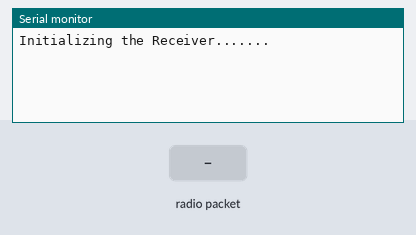
A sketch run on a simulated Arduino Uno, built with avr-gcc and run on an emulated ATmega328P. Shown: the last lines printed to the serial monitor. The inputs (shaded band) are chosen by the test bench. No radio packets arrive unless stated.

Above: at 2.2 s.
2.3 s: radio packet "1" arrives
At 2.9 s:
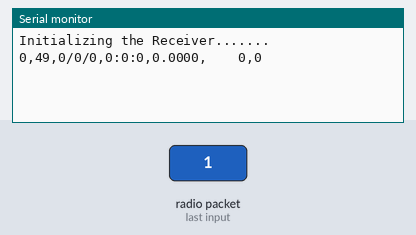
3.8 s: radio packet "0" arrives
At 5.0 s:
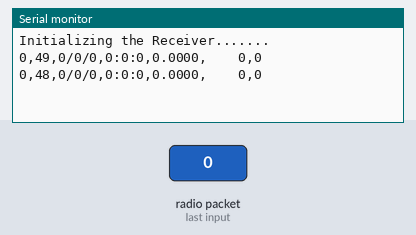
5.3 s: radio packet "2" arrives
At 6.4 s:
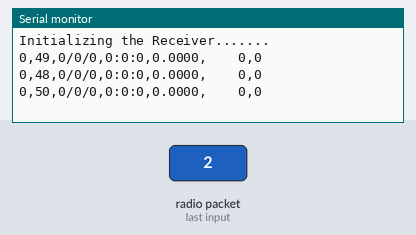

Measured:
- after the input at 2.3 s, the serial monitor: prints a new line at once (image 1)
- after the input at 3.8 s, the serial monitor: prints a new line at once (image 2)
- after the input at 5.3 s, the serial monitor: prints a new line at once (image 3)

The sketch:

NRF_RECEIVER_FFT.ino
```cpp
#include <SPI.h>             /* to handle the communication interface with the modem*/
#include <nRF24L01.h>        /* to handle this particular modem driver*/
#include <RF24.h>            /* the library which helps us to control the radio modem*/
#define led_pin 3            /* Connect LED anode to D3 (PWM pin) */

RF24 radio(9, 10);           /* Creating instance 'radio'  ( CE , CSN )   CE -> D7 | CSN -> D8 */
const byte Address[6] = "00009"; /* Address from which data to be received */


uint32_t incoming = 0;
int commaIndexes[4] = {0, 0, 0, 0};
int index = 0;
String ax = "     ", ay = "     ", az = "    ";
String accelerationString;
uint32_t iteration = 0;
uint32_t t = 0;
String payload = "                         ";
uint32_t itr[30] = {0, 0, 0, 0, 0, 0, 0, 0, 0, 0, 0, 0,
                    0, 0, 0, 0, 0, 0, 0, 0, 0, 0, 0, 0,
                    0, 0, 0, 0, 0, 0
                   };
int32_t x = 0, y = 0, z = 0;
int32_t frequency = 0, amplitude = 0;
float DCxyz = 0;
int nodeID = 0;
int yr = 0;

void setup() {
  // put your setup code here, to run once:
  Serial.begin(115200);            /*Setting baudrate of Serial Port to 9600*/
  radio.begin();                   /* Activate the modem*/
  radio.stopListening();
  radio.setDataRate(RF24_250KBPS);
  radio.setChannel(90);
  radio.openReadingPipe(1, 0x7878787878LL); /* Sets the address of receiver from which program will receive the data*/
  Serial.print("Initializing the Receiver.......");
  Serial.println();
  delay(1000);
}

void loop() {
  // put your main code here, to run repeatedly:

  incoming = 0;
  t = millis();

  radio.startListening();          /*Setting modem in Receiver mode*/
  if (radio.available())
  {
    while ((millis() - t) <= 4000) {
      while (radio.available())              /* Loop until receiving valid data*/
      {
        uint8_t temp[32] = {0};
        radio.read(&temp, sizeof(temp));//Serial.print(payload);
        for (int j = 0; j <= 29; j++) {
          itr[j] = temp[j];
        }
        nodeID = temp[21];
        amplitude = itr[24] + (itr[25]*256) + (itr[26]*65536);
        frequency = itr[27] + (itr[28]*256) + (itr[29]*65536);
        iteration = itr[0] + (itr[1] * 256) + (itr[2] * 65536) + (itr[3] * 16777216);
        yr = itr[22] + (itr[23] * 256);
        payload = String(nodeID) + ',' + String(iteration) + ',' + String(yr) + '/' + String(itr[4]) + '/' + String(itr[5]) + ',' + String(itr[6]) + ':' + String(itr[7]) + ':' + String(itr[8]) + ',';
        Serial.print(payload);
        storXYZ();
        Serial.println("    " + String(amplitude)+','+String(frequency));
        // Serial.println();
        incoming++;
      }

    }
    //Serial.print("ITERATIONS = : "); Serial.println(incoming);
  }


}


void storXYZ() {

  x = itr[9] + (itr[10] * 256) + (itr[11] * 256 * 256) + (itr[12] * 256 * 256 * 256);

  y = itr[13] + (itr[14] * 256) + (itr[15] * 256 * 256) + (itr[16] * 256 * 256 * 256);

  z = itr[17] + (itr[18] * 256) + (itr[19] * 256 * 256) + (itr[20] * 256 * 256 * 256);
  DCxyz = ((float)x / 16384) + ((float)y / 16384) + ((float)z / 16384);
  Serial.print(DCxyz, 4);Serial.print(',');
  //  Serial.print((float)x / 16384);
  //  Serial.print(", "); Serial.print((float)y / 16384);
  //  Serial.print(", "); Serial.print((float)z / 16384);
}
```
